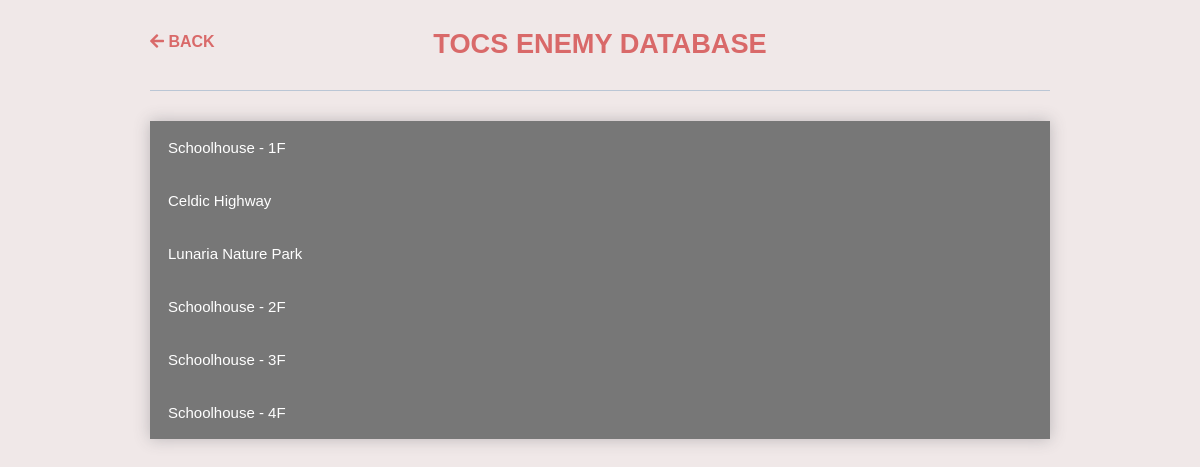
The page /tocs/ on the database as committed earlier.
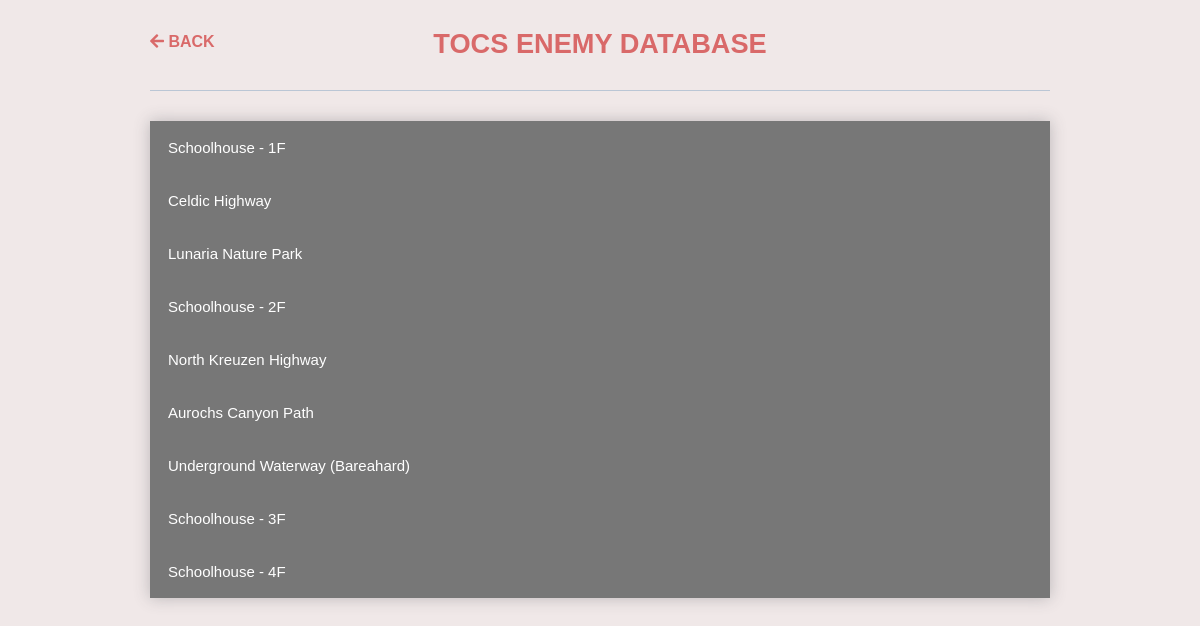
The same page on the database as committed later.
### tocs_database/models.py (models this page shows)
class Location(models.Model):
    name = models.CharField(max_length=50, help_text='Locations with enemies')
    dates = models.DateField(help_text='Enter First Ingame date that player visits Location')
    def __str__(self):
        return self.name
    class Meta:
        ordering = ['dates']

### tocs_database/views.py (the view)
# urls.py: path('', views.landing, name='landing'),
def landing(request):
    enemy = Enemy.objects.all()
    location = Location.objects.all()
    context = {'enemy': enemy, 'location': location}
    return render(request, 'users.html', context)

### tocs_database/templates/users.html (shortened to what this page needs)
{% extends 'layout.html' %}
{% load static %}
{% block extra_css %}
    <link rel="stylesheet" href="{% static 'css/users.css' %}" type="text/css" />
    <link rel="stylesheet" href="{% static 'css/get.css' %}" type="text/css" />
{% endblock %}
{% block content %}
    <div class="viewport">
        <header>
           <h1 class="page-title">TOCS Enemy Database</h1>
           <a href="/index/projects" class="back-button"><i class="fas fa-arrow-left"></i> Back</a>
        </header>
        <div class="users-container">
            {% for places in location %}
                <button type="button" class="collapsible">{{ places.name }}</button>
            {% endfor %}
        </div>
    </div>
{% endblock %}

Rows that differ between the two databases and show on the page:
added Location: name "North Kreuzen Highway"
added Location: name "Aurochs Canyon Path"
added Location: name "Underground Waterway (Bareahard)"
